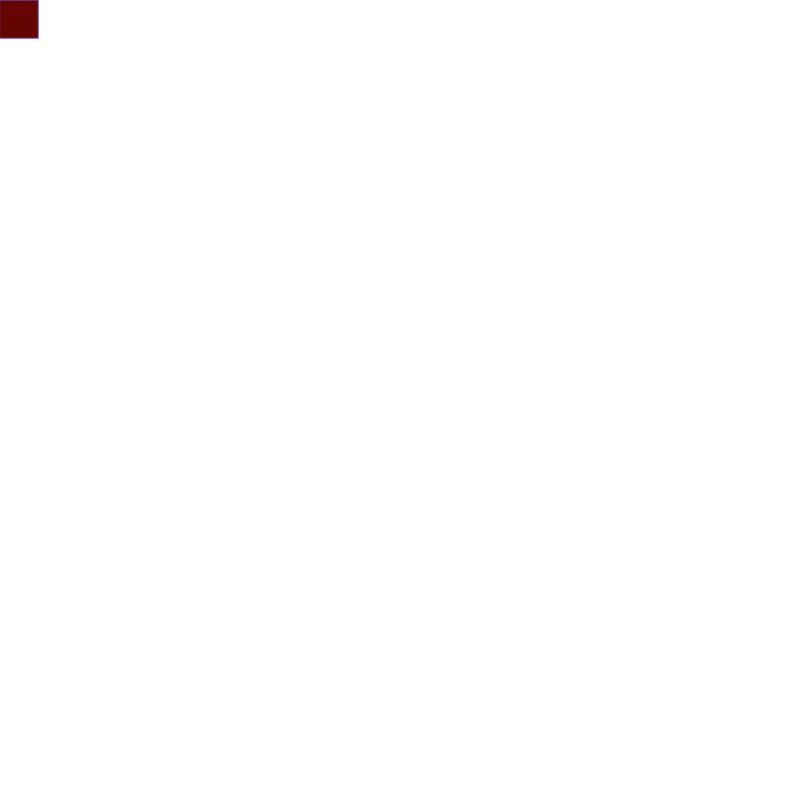
Frame 1 (no input)
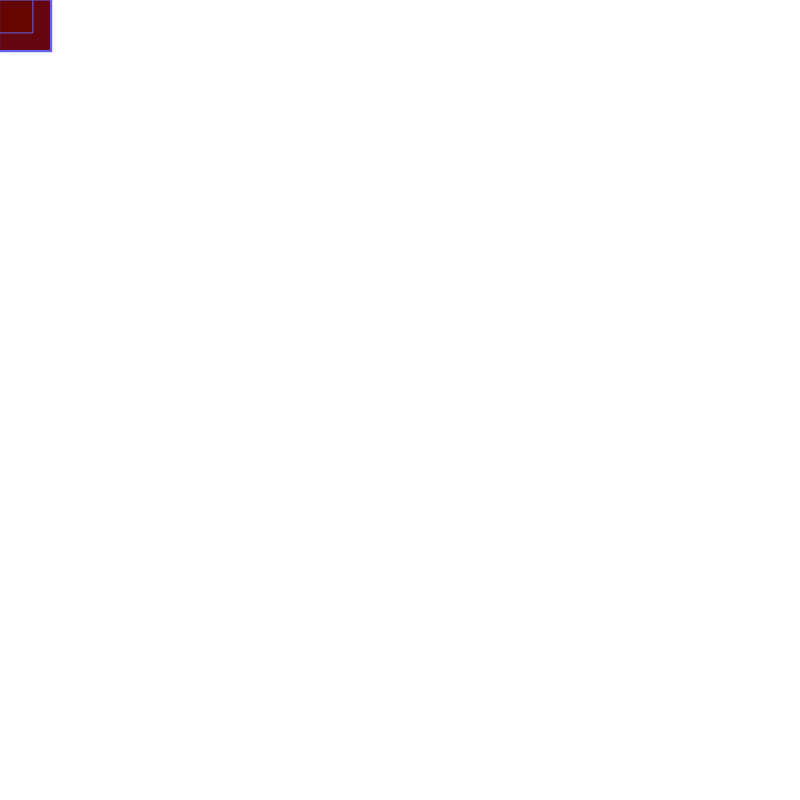
Frame 60 (no input)
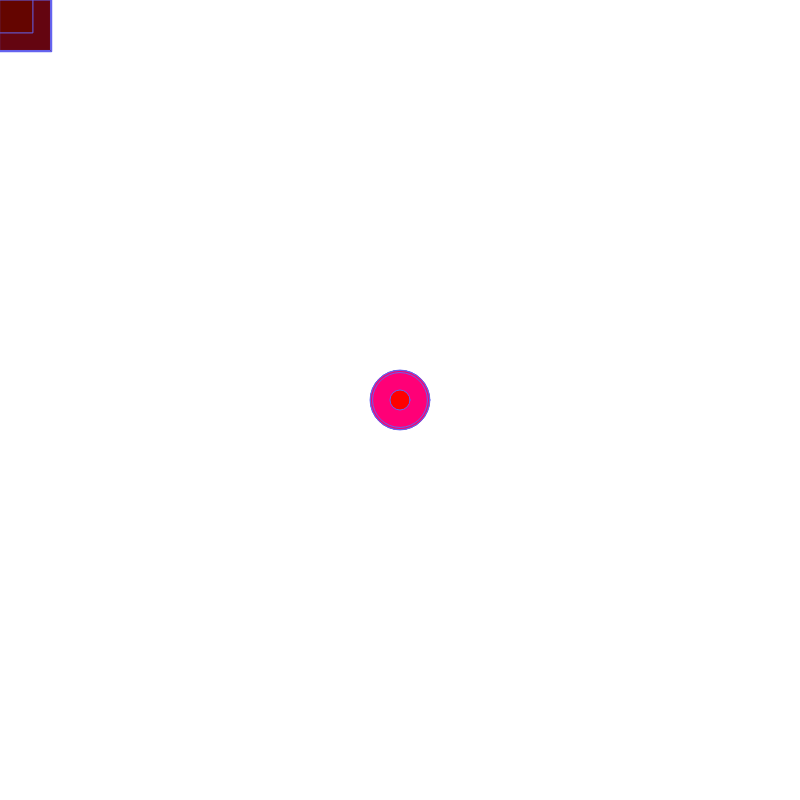
Frame 120 (the mouse pressed at the canvas centre since frame 60)

The p5.js sketch that drew these frames (run headless with seeded random() and noise() and a simulated clock; from frame 60 on, the mouse is pressed at the canvas centre):

// p5.js sketch
// ── sketch.js




function setup() {
  createCanvas(800, 800);
  

}

function draw() {
  
  
  if (mouseIsPressed) { 
  
  
  var size;                                
  size = random (0,50) + 10;              
  fill(280,0, frameCount % 120) +5;
 ellipse(mouseX, mouseY, size,size);
    
    
  
    
        } else {                           
 
  var size;                                
  size = random (2,50) + 2;    
 
  stroke(100, 100, 240);
          fill(100,5, frameCount % 20) +100;
   rect(mouseX, mouseY, size,size);
    
    
        }
  }
